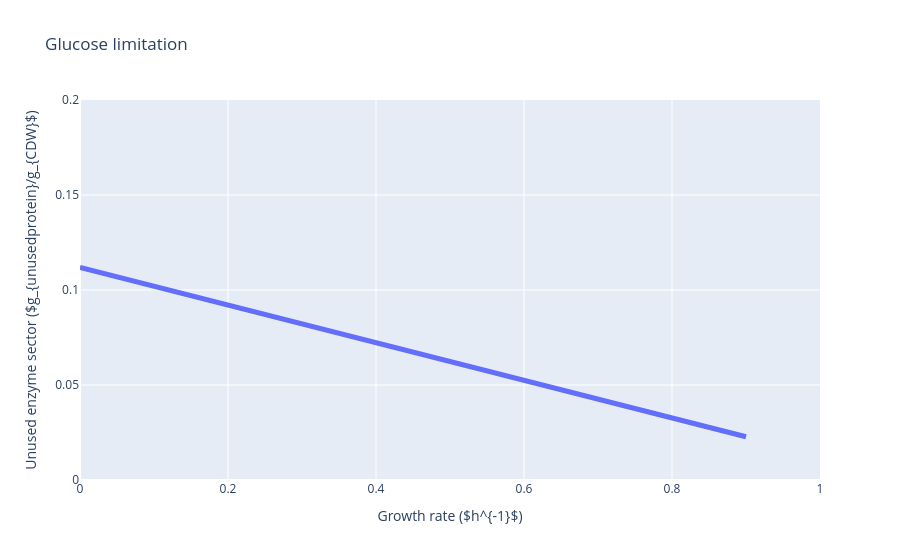

Notebook code for this chart:
### Markdown cell above
## 3. New relation mu and unused protein

### Code cell
x = [0,0.1,0.2,0.3,0.4,0.5,0.6,0.7,0.8,0.9]
ue_0 = UNUSED_PROTEIN_INTERCEPT
y = [(ue_0-ue_0/MAX_GROWTH_ALE*mu) for mu in x]
print(ue_0/MAX_GROWTH_ALE)
fig = go.Figure()
fig.add_trace(go.Scatter(x=x, 
                             y=y,
                             mode='lines', line = dict(width = 5)))
fig.update_xaxes(title_text = 'Growth rate ($h^{-1}$)', range=[0,1])
fig.update_yaxes(title_text = 'Unused enzyme sector ($g_{unusedprotein}/g_{CDW}$)', range = [0,0.2])
    
fig.update_traces(marker_size=10)
fig.update_layout(font = dict(size = 12), title = 'Glucose limitation')
fig.show()

### Figure 1 — Plotly figure (JSON) as saved in the notebook; plotly's stock layout.template omitted (floating-point values rounded to 4 significant figures)
{"data": [{"line": {"width": 5}, "marker": {"size": 10}, "mode": "lines", "type": "scatter", "x": [0, 0.1, 0.2, 0.3, 0.4, 0.5, 0.6, 0.7, 0.8, 0.9], "y": [0.1119, 0.102, 0.09211, 0.08221, 0.0723, 0.06239, 0.05249, 0.04258, 0.03267, 0.02277]}], "layout": {"font": {"size": 12}, "title": {"text": "Glucose limitation"}, "xaxis": {"range": [0, 1], "title": {"text": "Growth rate ($h^{-1}$)"}}, "yaxis": {"range": [0, 0.2], "title": {"text": "Unused enzyme sector ($g_{unusedprotein}/g_{CDW}$)"}}}}
